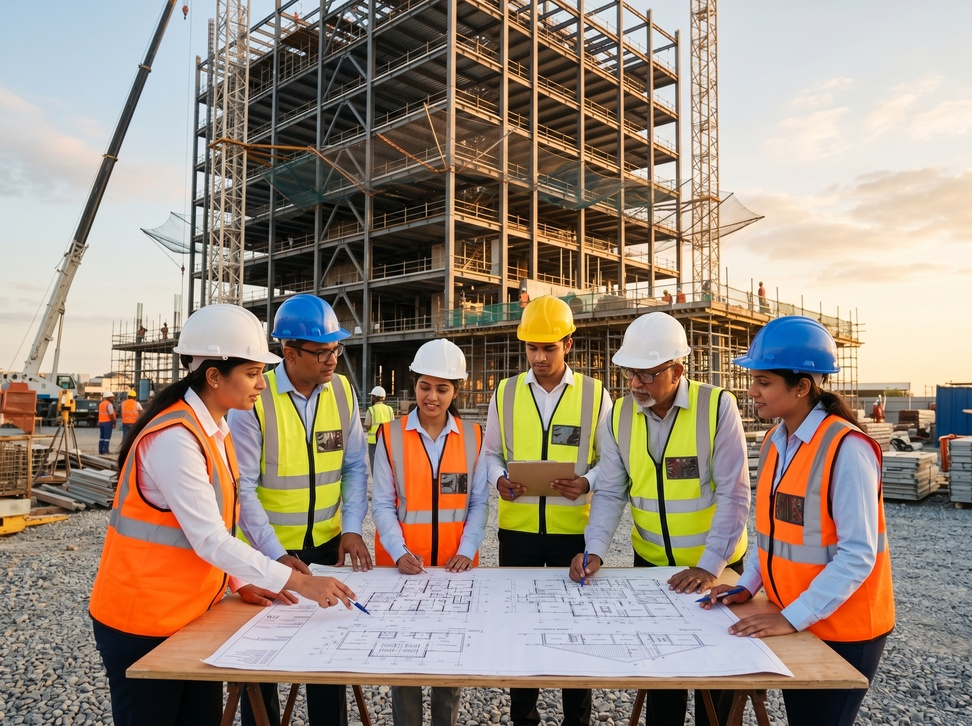
#> input picture dist/company_overview.jpeg, 972 x 726 px, shrunk from 2400 x 1792 before the run
$ python rm_bg.py dist/company_overview.jpeg dist/corporate_governance.jpeg
#> lines starting #> are read from the running program, lines starting #| are printed output that depends on the picture
from PIL import Image
import sys

def remove_white_bg(input_path, output_path):
#> called with input_path = 'dist/company_overview.jpeg', output_path = 'dist/corporate_governance.jpeg'
    try:
        img = Image.open(input_path).convert("RGBA")
        datas = img.getdata()

        newData = []
        for item in datas:
            # Change all white (also shades of whites)
            # to transparent
            if item[0] > 220 and item[1] > 220 and item[2] > 220:
                newData.append((255, 255, 255, 0))
            else:
                newData.append(item)
#> this loop made 705672 passes
#> item on passes 1 to 3: (172, 200, 221, 255), (171, 199, 220, 255), (171, 199, 220, 255)
#> after the loop, newData = 705672 items

        img.putdata(newData)
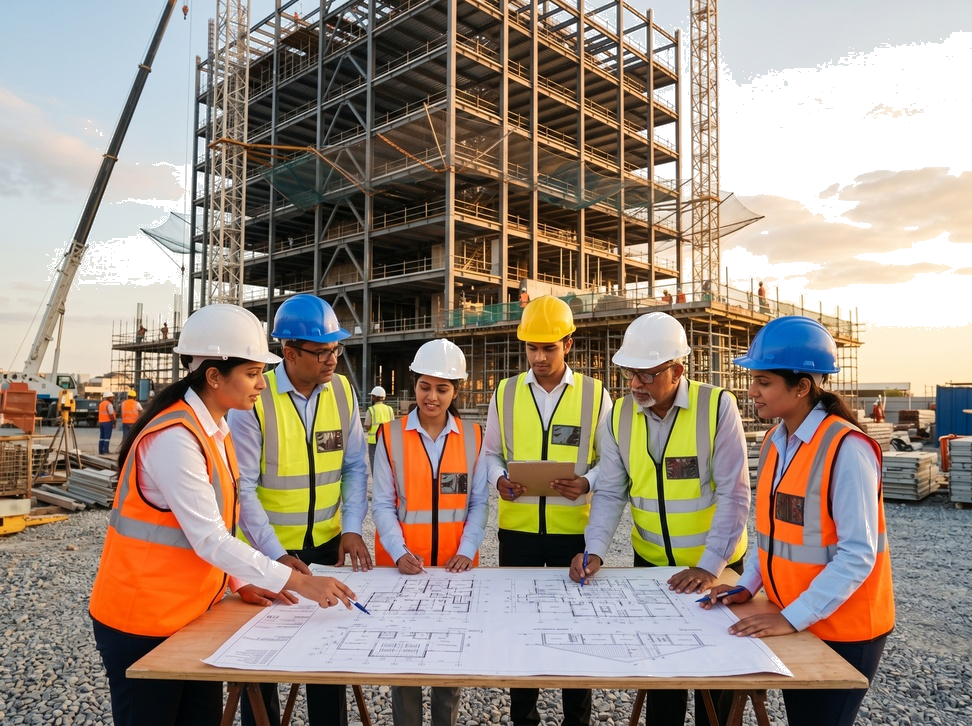
#> img: PIL image 972x726 RGBA; mean R, G, B, A 155.5, 140.3, 126.6, 235.2; transparent parts drawn white
        img.save(output_path, "PNG")
        print("Success")
    except Exception as e:
        print("Error:", e)

remove_white_bg(sys.argv[1], sys.argv[2])

$ run again, on dist/clientele_people.png
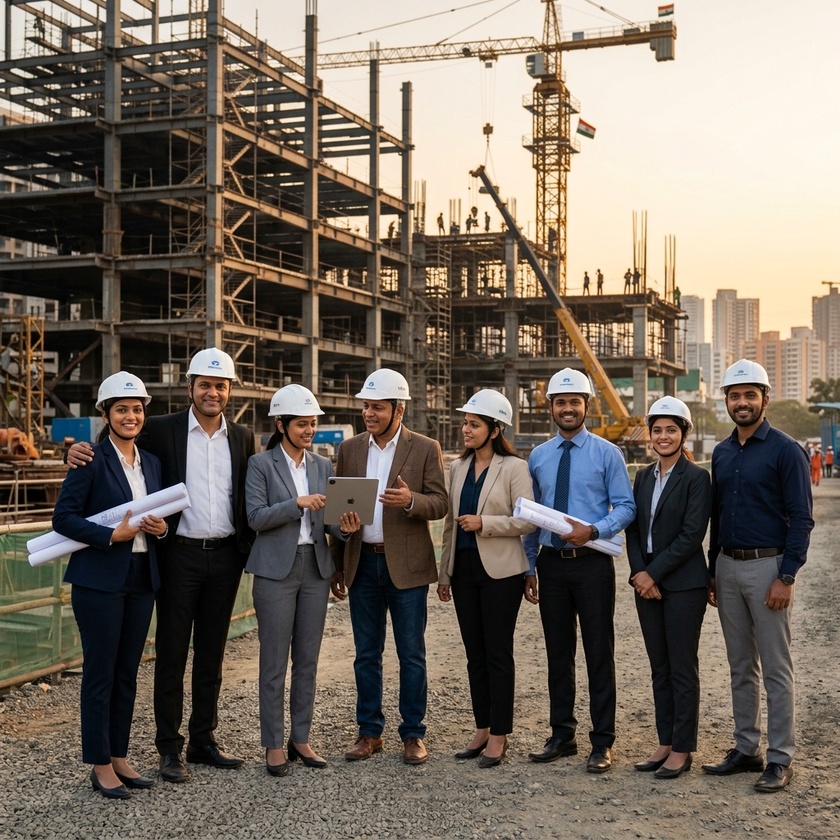
#> input picture dist/clientele_people.png, 840 x 840 px, shrunk from 1024 x 1024 before the run
#> the loop in remove_white_bg, `for item in datas:` made 705600 passes
#> item on passes 1 to 3: (229, 225, 221, 255), (224, 223, 217, 255), (219, 218, 209, 255)
#> after the loop in remove_white_bg, `for item in datas:`: newData = 705600 items
#> in remove_white_bg, `img.putdata(newData)`:
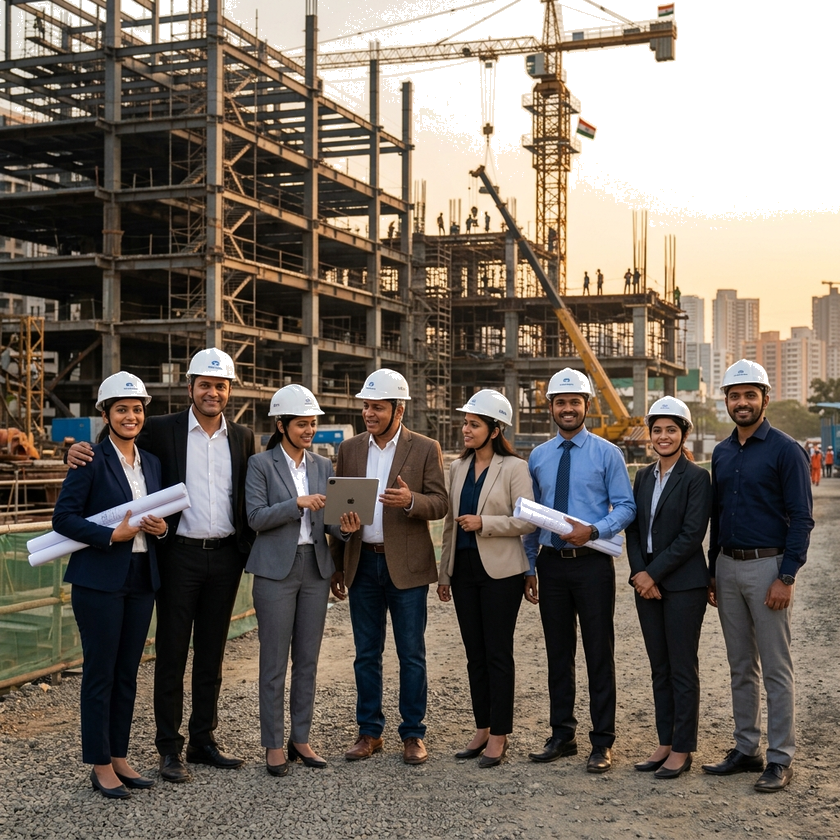
#> img: PIL image 840x840 RGBA; mean R, G, B, A 118.4, 108.8, 98.9, 229.2; transparent parts drawn white
